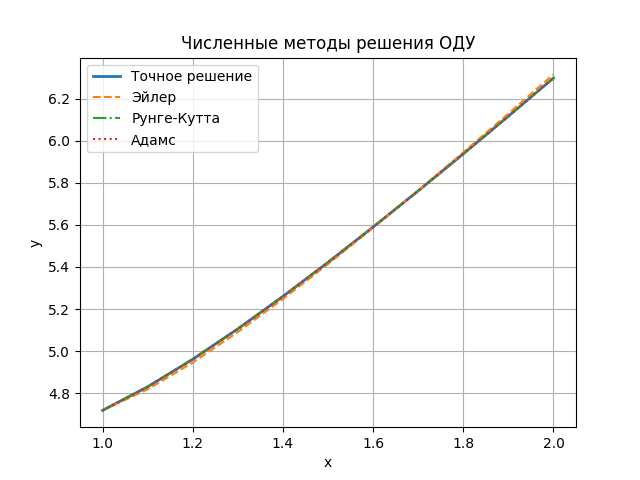

Generate this figure with Python:
#РЕШЕНИЕ ОДУ 2 порядка

import numpy as np
import matplotlib.pyplot as plt

# x^2*y'' + (x+1)*y' - y = 0
# y(1) = 2+e
# y'(1) = 1
# x принадлежит [1,2]
# h = 0.1
# Точное решение:
# y = x+1+x*e^(1/x)

# Функция для генерации точек
def generate_points(a, b, h):
    points = []
    current = a
    while current < b:
        points.append(current)
        current += h
    points.append(b)
    return points

# Перепишем ОДУ 2-го порядка как систему из двух ОДУ 1-го порядка:
# Замена:
# y1 = y, y2 = y'

# Система
# y1' = y2
# y2' = (1/y1^2)*(y1 - (x+1)*y2)
def f(x, y1, y2):
    return (1 / x**2) * (y1 - (x + 1) * y2)

# Точное решение
def exact_solution(x):
    return x + 1 + x * np.exp(1 / x)

# Метод Эйлера
# Передаем границы, шаг и начальные значния 
def euler_method(a, b, h, y1_0, y2_0):
    xs = generate_points(a, b, h)
    #Массив для каждого уравнения, в котором до 1 шага лежат начальные значения
    y1s = [y1_0]
    y2s = [y2_0]
    #для каждой точки на промежутке находим значение
    for i in range(1, len(xs)):
        #берем точку и последние значения из массивов, т.е предыдущее вычисленное значение
        x = xs[i - 1]
        y1 = y1s[-1]
        y2 = y2s[-1]
        #вычисляем следующее значение по формуле 4.2
        y1_next = y1 + h * y2
        y2_next = y2 + h * f(x, y1, y2)
        y1s.append(y1_next)
        y2s.append(y2_next)
    return xs, y1s

# Метод Рунге-Кутты 4-го порядка
# Передаем границы, шаг и начальные значния 
def runge_kutta_method(a, b, h, y1_0, y2_0):
    xs = generate_points(a, b, h)
    #Массив для каждого уравнения, в котором до 1 шага лежат начальные значения
    y1s = [y1_0]
    y2s = [y2_0]
    #для каждой точки на промежутке находим значение
    for i in range(1, len(xs)):
        #берем точку и последние значения из массивов
        x = xs[i - 1]
        y1 = y1s[-1]
        y2 = y2s[-1]

        #приближение
        k1 = h * y2
        l1 = h * f(x, y1, y2)

        #приближение от середины шага
        k2 = h * (y2 + l1 / 2)
        l2 = h * f(x + h / 2, y1 + k1 / 2, y2 + l1 / 2)

        #еще приближение от середины шага
        k3 = h * (y2 + l2 / 2)
        l3 = h * f(x + h / 2, y1 + k2 / 2, y2 + l2 / 2)

        #Приближение на правом конце
        k4 = h * (y2 + l3)
        l4 = h * f(x + h, y1 + k3, y2 + l3)

        # Итоговое обновление по формуле 4.10
        y1_next = y1 + (k1 + 2 * k2 + 2 * k3 + k4) / 6
        y2_next = y2 + (l1 + 2 * l2 + 2 * l3 + l4) / 6

        y1s.append(y1_next)
        y2s.append(y2_next)

    return xs, y1s

# Метод Адамса 4-го порядка 
def adams_method(a, b, h, y1_0, y2_0):
    # начальные 3 точки методом Рунге-Кутты
    xs, y1s, y2s = [], [], []
    xs = generate_points(a, b, h)
    y1s.append(y1_0)
    y2s.append(y2_0)

    #Первые три шага методом Рунге-Кутты
    for i in range(3):
        x = xs[i]
        y1 = y1s[-1]
        y2 = y2s[-1]

        #приближение
        k1 = h * y2
        l1 = h * f(x, y1, y2)

        #приближение от середины шага
        k2 = h * (y2 + l1 / 2)
        l2 = h * f(x + h / 2, y1 + k1 / 2, y2 + l1 / 2)

        #еще приближение от середины шага
        k3 = h * (y2 + l2 / 2)
        l3 = h * f(x + h / 2, y1 + k2 / 2, y2 + l2 / 2)

        #Приближение на правом конце
        k4 = h * (y2 + l3)
        l4 = h * f(x + h, y1 + k3, y2 + l3)

        # Итоговое обновление
        y1_next = y1 + (k1 + 2 * k2 + 2 * k3 + k4) / 6
        y2_next = y2 + (l1 + 2 * l2 + 2 * l3 + l4) / 6

        y1s.append(y1_next)
        y2s.append(y2_next)

    for i in range(3, len(xs) - 1):
        x = xs[i]
        # Итоговое обновление по формуле 4.25
        y1_next = y1s[i] + h / 24 * (55 * y2s[i] - 59 * y2s[i - 1] + 37 * y2s[i - 2] - 9 * y2s[i - 3])
        y2_next = y2s[i] + h / 24 * (
            55 * f(xs[i], y1s[i], y2s[i]) -
            59 * f(xs[i - 1], y1s[i - 1], y2s[i - 1]) +
            37 * f(xs[i - 2], y1s[i - 2], y2s[i - 2]) -
            9 * f(xs[i - 3], y1s[i - 3], y2s[i - 3])
        )
        y1s.append(y1_next)
        y2s.append(y2_next)

    return xs, y1s

# Метод Рунге – Ромберга для оценки погрешности
def runge_romberg(y_h, y_h2, p):
    return [(abs(yh - yh2) / (2**p - 1)) for yh, yh2 in zip(y_h, y_h2)]

#Границы и шаг
a, b = 1, 2
h = 0.1
#Начальные условия 
y1_0 = 2 + np.e
y2_0 = 1

# Численные решения
x_euler, y_euler = euler_method(a, b, h, y1_0, y2_0)
x_rk, y_rk = runge_kutta_method(a, b, h, y1_0, y2_0)
x_adams, y_adams = adams_method(a, b, h, y1_0, y2_0)


# Уточнение Рунге-Ромберга для Эйлера
_, y_euler2 = euler_method(a, b, h/2, y1_0, y2_0)
rr_euler = runge_romberg(y_euler, y_euler2[::2], 1)

# Уточнение Рунге-Ромберга для РК
_, y_runge_kutta2 = runge_kutta_method(a, b, h/2, y1_0, y2_0)
rr_runge_kutta = runge_romberg(y_rk, y_runge_kutta2[::2], 1)

# Уточнение Рунге-Ромберга для Адамса
_, y_adams2 = adams_method(a, b, h/2, y1_0, y2_0)
rr_adams = runge_romberg(y_adams, y_adams2[::2], 1)


# Погрешность по сравнению с точным решением
y_exact = [exact_solution(x) for x in x_rk]
errors_rk = [abs(ye - yt) for ye, yt in zip(y_rk, y_exact)]
errors_e = [abs(ye - yt) for ye, yt in zip(y_euler, y_exact)]
errors_ad = [abs(ye - yt) for ye, yt in zip(y_adams, y_exact)]

# Вывод результатов
print(f"{'x':>5} {'Точное':>12} {'Эйлер':>12} {'РК4':>12} {'Адамс':>12} {'|Эйл - точн|':>15} {'|РК4 - точн|':>15} {'|Адм - точн|':>15} {'Эйл corr':>15} {'РК4 corr':>15} {'Адм corr':>15}")
for i in range(len(x_rk)):
    print(f"{x_rk[i]:5.2f} {y_exact[i]:12.6f} {y_euler[i]:12.6f} {y_rk[i]:12.6f} {y_adams[i]:12.6f} {errors_e[i]:15.6e} {errors_rk[i]:15.6e} {errors_ad[i]:15.6e}  {rr_euler[i]:15.6e}  {rr_runge_kutta[i]:15.6e}  {rr_adams[i]:15.6e}")

# График
plt.plot(x_rk, y_exact, label="Точное решение", linewidth=2)
plt.plot(x_euler, y_euler, label="Эйлер", linestyle='--')
plt.plot(x_rk, y_rk, label="Рунге-Кутта", linestyle='-.')
plt.plot(x_adams, y_adams, label="Адамс", linestyle=':')
plt.legend()
plt.grid(True)
plt.xlabel("x")
plt.ylabel("y")
plt.title("Численные методы решения ОДУ")
plt.show()
plt.savefig('4_1')